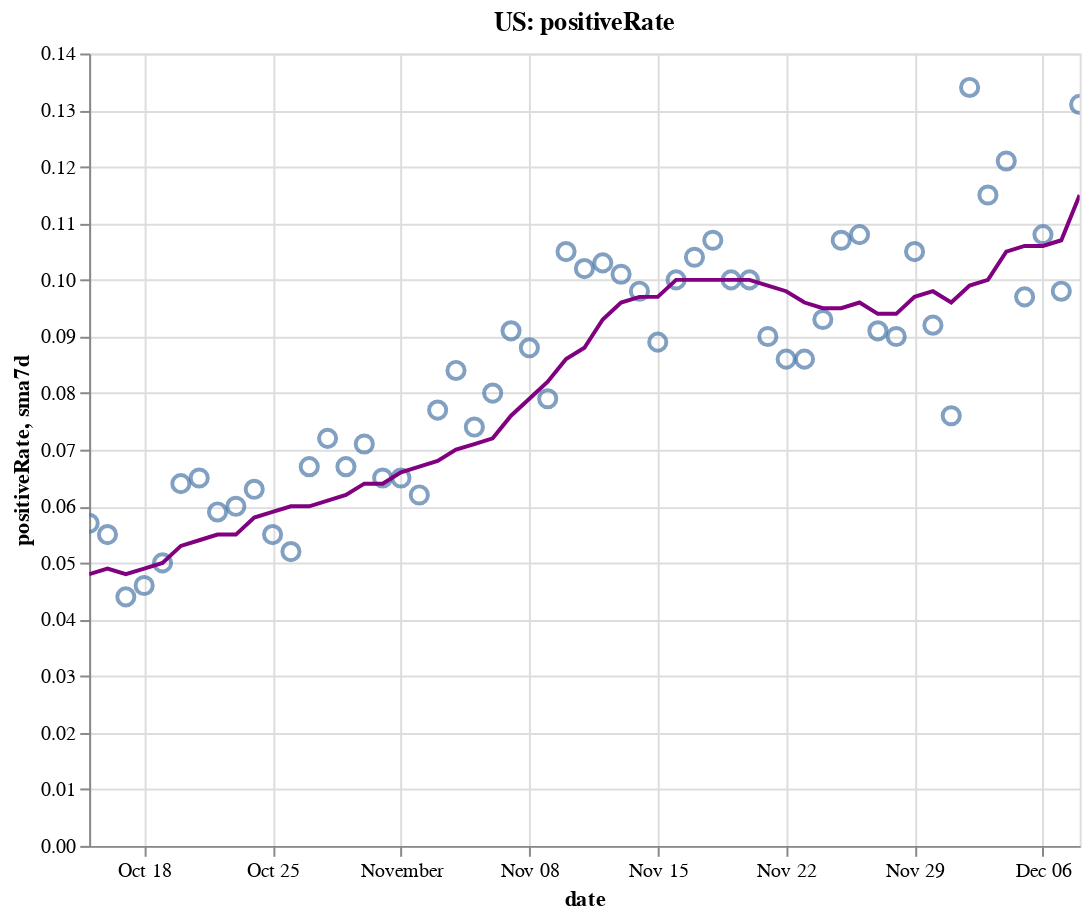

Write notebook code for a chart like this one.
### Code cell
create_plot(us, 'positiveRate')

### Figure 1 — Vega-Lite specification as saved in the notebook (floating-point values rounded to 4 significant figures)
{"config": {"view": {"continuousWidth": 400, "continuousHeight": 300}}, "layer": [{"layer": [{"mark": {"type": "point", "size": 75}, "encoding": {"tooltip": [{"type": "temporal", "field": "date"}, {"type": "quantitative", "field": "positiveRate"}, {"type": "quantitative", "field": "sma7d"}], "x": {"type": "temporal", "field": "date"}, "y": {"type": "quantitative", "field": "positiveRate"}}, "selection": {"selector004": {"type": "interval", "bind": "scales", "encodings": ["x", "y"]}}}, {"mark": {"type": "line", "color": "purple"}, "encoding": {"x": {"type": "temporal", "field": "date"}, "y": {"type": "quantitative", "field": "sma7d"}}}]}, {"mark": {"type": "rule", "color": "#aaa"}, "encoding": {"x": {"type": "temporal", "field": "date"}}, "transform": [{"filter": {"selection": "selector003"}}]}, {"mark": "circle", "encoding": {"opacity": {"condition": {"value": 1, "selection": "selector003"}, "value": 0}, "tooltip": [{"type": "temporal", "field": "date"}, {"type": "quantitative", "field": "positiveRate"}, {"type": "quantitative", "field": "sma7d"}], "x": {"type": "temporal", "field": "date"}, "y": {"type": "quantitative", "field": "positiveRate"}}, "selection": {"selector003": {"type": "single", "encodings": ["x"], "on": "mouseover", "nearest": true, "empty": "none"}}}, {"mark": {"type": "text", "align": "left", "dx": 5, "dy": -5, "stroke": "white", "strokeWidth": 2}, "encoding": {"text": {"type": "quantitative", "field": "positiveRate"}, "tooltip": [{"type": "temporal", "field": "date"}, {"type": "quantitative", "field": "positiveRate"}, {"type": "quantitative", "field": "sma7d"}], "x": {"type": "temporal", "field": "date"}, "y": {"type": "quantitative", "field": "positiveRate"}}, "transform": [{"filter": {"selection": "selector003"}}]}, {"mark": {"type": "text", "align": "left", "dx": 5, "dy": -5}, "encoding": {"text": {"type": "quantitative", "field": "positiveRate"}, "tooltip": [{"type": "temporal", "field": "date"}, {"type": "quantitative", "field": "positiveRate"}, {"type": "quantitative", "field": "sma7d"}], "x": {"type": "temporal", "field": "date"}, "y": {"type": "quantitative", "field": "positiveRate"}}, "transform": [{"filter": {"selection": "selector003"}}]}], "data": {"name": "data-df58ec4c2ef075270545af5c7b05c6c2"}, "height": 400, "title": "US: positiveRate", "width": 500, "$schema": "https://vega.github.io/schema/vega-lite/v4.8.1.json", "datasets": {"data-df58ec4c2ef075270545af5c7b05c6c2": [{"date": "2020-10-15T00:00:00", "totalTestResultsIncrease": 1109000.0, "positiveIncrease": 63390.0, "death": 209400.0, "deathIncrease": 930.0, "positiveRate": 0.057, "state": "US", "sma7d": 0.048}, {"date": "2020-10-16T00:00:00", "totalTestResultsIncrease": 1231000.0, "positiveIncrease": 68250.0, "death": 210300.0, "deathIncrease": 897.0, "positiveRate": 0.055, "state": "US", "sma7d": 0.049}, {"date": "2020-10-17T00:00:00", "totalTestResultsIncrease": 1299000.0, "positiveIncrease": 57330.0, "death": 211100.0, "deathIncrease": 773.0, "positiveRate": 0.044, "state": "US", "sma7d": 0.048}, {"date": "2020-10-18T00:00:00", "totalTestResultsIncrease": 1052000.0, "positiveIncrease": 48280.0, "death": 211500.0, "deathIncrease": 402.0, "positiveRate": 0.046, "state": "US", "sma7d": 0.049}, {"date": "2020-10-19T00:00:00", "totalTestResultsIncrease": 1135000.0, "positiveIncrease": 57110.0, "death": 212000.0, "deathIncrease": 456.0, "positiveRate": 0.05, "state": "US", "sma7d": 0.05}, {"date": "2020-10-20T00:00:00", "totalTestResultsIncrease": 952700.0, "positiveIncrease": 60550.0, "death": 212800.0, "deathIncrease": 837.0, "positiveRate": 0.064, "state": "US", "sma7d": 0.053}, {"date": "2020-10-21T00:00:00", "totalTestResultsIncrease": 941800.0, "positiveIncrease": 60960.0, "death": 213800.0, "deathIncrease": 1019.0, "positiveRate": 0.065, "state": "US", "sma7d": 0.054}, {"date": "2020-10-22T00:00:00", "totalTestResultsIncrease": 1230000.0, "positiveIncrease": 72840.0, "death": 214900.0, "deathIncrease": 1126.0, "positiveRate": 0.059, "state": "US", "sma7d": 0.055}, {"date": "2020-10-23T00:00:00", "totalTestResultsIncrease": 1383000.0, "positiveIncrease": 82330.0, "death": 215900.0, "deathIncrease": 934.0, "positiveRate": 0.06, "state": "US", "sma7d": 0.055}, {"date": "2020-10-24T00:00:00", "totalTestResultsIncrease": 1323000.0, "positiveIncrease": 83290.0, "death": 216800.0, "deathIncrease": 890.0, "positiveRate": 0.063, "state": "US", "sma7d": 0.058}, {"date": "2020-10-25T00:00:00", "totalTestResultsIncrease": 1188000.0, "positiveIncrease": 64890.0, "death": 217100.0, "deathIncrease": 382.0, "positiveRate": 0.055, "state": "US", "sma7d": 0.059}, {"date": "2020-10-26T00:00:00", "totalTestResultsIncrease": 1211000.0, "positiveIncrease": 62520.0, "death": 217500.0, "deathIncrease": 402.0, "positiveRate": 0.052, "state": "US", "sma7d": 0.06}, {"date": "2020-10-27T00:00:00", "totalTestResultsIncrease": 1071000.0, "positiveIncrease": 72080.0, "death": 218500.0, "deathIncrease": 919.0, "positiveRate": 0.067, "state": "US", "sma7d": 0.06}, {"date": "2020-10-28T00:00:00", "totalTestResultsIncrease": 1096000.0, "positiveIncrease": 78750.0, "death": 219500.0, "deathIncrease": 1044.0, "positiveRate": 0.072, "state": "US", "sma7d": 0.061}, {"date": "2020-10-29T00:00:00", "totalTestResultsIncrease": 1333000.0, "positiveIncrease": 88720.0, "death": 220500.0, "deathIncrease": 1037.0, "positiveRate": 0.067, "state": "US", "sma7d": 0.062}, {"date": "2020-10-30T00:00:00", "totalTestResultsIncrease": 1364000.0, "positiveIncrease": 97240.0, "death": 221500.0, "deathIncrease": 947.0, "positiveRate": 0.071, "state": "US", "sma7d": 0.064}, {"date": "2020-10-31T00:00:00", "totalTestResultsIncrease": 1390000.0, "positiveIncrease": 90580.0, "death": 222500.0, "deathIncrease": 963.0, "positiveRate": 0.065, "state": "US", "sma7d": 0.064}, {"date": "2020-11-01T00:00:00", "totalTestResultsIncrease": 1128000.0, "positiveIncrease": 73850.0, "death": 222900.0, "deathIncrease": 395.0, "positiveRate": 0.065, "state": "US", "sma7d": 0.066}, {"date": "2020-11-02T00:00:00", "totalTestResultsIncrease": 1327000.0, "positiveIncrease": 82050.0, "death": 223300.0, "deathIncrease": 491.0, "positiveRate": 0.062, "state": "US", "sma7d": 0.067}, {"date": "2020-11-03T00:00:00", "totalTestResultsIncrease": 1129000.0, "positiveIncrease": 86670.0, "death": 224900.0, "deathIncrease": 1514.0, "positiveRate": 0.077, "state": "US", "sma7d": 0.068}, {"date": "2020-11-04T00:00:00", "totalTestResultsIncrease": 1223000.0, "positiveIncrease": 103300.0, "death": 226000.0, "deathIncrease": 1117.0, "positiveRate": 0.084, "state": "US", "sma7d": 0.07}, {"date": "2020-11-05T00:00:00", "totalTestResultsIncrease": 1567000.0, "positiveIncrease": 116400.0, "death": 227100.0, "deathIncrease": 1146.0, "positiveRate": 0.074, "state": "US", "sma7d": 0.071}, {"date": "2020-11-06T00:00:00", "totalTestResultsIncrease": 1564000.0, "positiveIncrease": 125800.0, "death": 228300.0, "deathIncrease": 1173.0, "positiveRate": 0.08, "state": "US", "sma7d": 0.072}, {"date": "2020-11-07T00:00:00", "totalTestResultsIncrease": 1413000.0, "positiveIncrease": 129200.0, "death": 229400.0, "deathIncrease": 1119.0, "positiveRate": 0.091, "state": "US", "sma7d": 0.076}, {"date": "2020-11-08T00:00:00", "totalTestResultsIncrease": 1252000.0, "positiveIncrease": 110300.0, "death": 229900.0, "deathIncrease": 496.0, "positiveRate": 0.088, "state": "US", "sma7d": 0.079}, {"date": "2020-11-09T00:00:00", "totalTestResultsIncrease": 1516000.0, "positiveIncrease": 119400.0, "death": 230500.0, "deathIncrease": 577.0, "positiveRate": 0.079, "state": "US", "sma7d": 0.082}, {"date": "2020-11-10T00:00:00", "totalTestResultsIncrease": 1252000.0, "positiveIncrease": 131200.0, "death": 231800.0, "deathIncrease": 1360.0, "positiveRate": 0.105, "state": "US", "sma7d": 0.086}, {"date": "2020-11-11T00:00:00", "totalTestResultsIncrease": 1418000.0, "positiveIncrease": 144800.0, "death": 233400.0, "deathIncrease": 1563.0, "positiveRate": 0.102, "state": "US", "sma7d": 0.088}, {"date": "2020-11-12T00:00:00", "totalTestResultsIncrease": 1476000.0, "positiveIncrease": 152000.0, "death": 234500.0, "deathIncrease": 1119.0, "positiveRate": 0.103, "state": "US", "sma7d": 0.093}, {"date": "2020-11-13T00:00:00", "totalTestResultsIncrease": 1698000.0, "positiveIncrease": 172100.0, "death": 235800.0, "deathIncrease": 1268.0, "positiveRate": 0.101, "state": "US", "sma7d": 0.096}, {"date": "2020-11-14T00:00:00", "totalTestResultsIncrease": 1662000.0, "positiveIncrease": 163500.0, "death": 237100.0, "deathIncrease": 1331.0, "positiveRate": 0.098, "state": "US", "sma7d": 0.097}, {"date": "2020-11-15T00:00:00", "totalTestResultsIncrease": 1615000.0, "positiveIncrease": 144400.0, "death": 237800.0, "deathIncrease": 687.0, "positiveRate": 0.089, "state": "US", "sma7d": 0.097}, {"date": "2020-11-16T00:00:00", "totalTestResultsIncrease": 1487000.0, "positiveIncrease": 148900.0, "death": 238400.0, "deathIncrease": 619.0, "positiveRate": 0.1, "state": "US", "sma7d": 0.1}, {"date": "2020-11-17T00:00:00", "totalTestResultsIncrease": 1512000.0, "positiveIncrease": 156700.0, "death": 240000.0, "deathIncrease": 1555.0, "positiveRate": 0.104, "state": "US", "sma7d": 0.1}, {"date": "2020-11-18T00:00:00", "totalTestResultsIncrease": 1539000.0, "positiveIncrease": 164000.0, "death": 241900.0, "deathIncrease": 1864.0, "positiveRate": 0.107, "state": "US", "sma7d": 0.1}, {"date": "2020-11-19T00:00:00", "totalTestResultsIncrease": 1821000.0, "positiveIncrease": 182800.0, "death": 243800.0, "deathIncrease": 1967.0, "positiveRate": 0.1, "state": "US", "sma7d": 0.1}, {"date": "2020-11-20T00:00:00", "totalTestResultsIncrease": 1919000.0, "positiveIncrease": 192800.0, "death": 245700.0, "deathIncrease": 1884.0, "positiveRate": 0.1, "state": "US", "sma7d": 0.1}, {"date": "2020-11-21T00:00:00", "totalTestResultsIncrease": 2004000.0, "positiveIncrease": 179700.0, "death": 247200.0, "deathIncrease": 1512.0, "positiveRate": 0.09, "state": "US", "sma7d": 0.099}, {"date": "2020-11-22T00:00:00", "totalTestResultsIncrease": 1744000.0, "positiveIncrease": 150800.0, "death": 248100.0, "deathIncrease": 898.0, "positiveRate": 0.086, "state": "US", "sma7d": 0.098}, {"date": "2020-11-23T00:00:00", "totalTestResultsIncrease": 1759000.0, "positiveIncrease": 151000.0, "death": 249100.0, "deathIncrease": 955.0, "positiveRate": 0.086, "state": "US", "sma7d": 0.096}, {"date": "2020-11-24T00:00:00", "totalTestResultsIncrease": 1790000.0, "positiveIncrease": 167000.0, "death": 251100.0, "deathIncrease": 2066.0, "positiveRate": 0.093, "state": "US", "sma7d": 0.095}, {"date": "2020-11-25T00:00:00", "totalTestResultsIncrease": 1721000.0, "positiveIncrease": 183600.0, "death": 253400.0, "deathIncrease": 2289.0, "positiveRate": 0.107, "state": "US", "sma7d": 0.095}, {"date": "2020-11-26T00:00:00", "totalTestResultsIncrease": 1170000.0, "positiveIncrease": 126300.0, "death": 254800.0, "deathIncrease": 1336.0, "positiveRate": 0.108, "state": "US", "sma7d": 0.096}, {"date": "2020-11-27T00:00:00", "totalTestResultsIncrease": 2126000.0, "positiveIncrease": 193700.0, "death": 256100.0, "deathIncrease": 1372.0, "positiveRate": 0.091, "state": "US", "sma7d": 0.094}, {"date": "2020-11-28T00:00:00", "totalTestResultsIncrease": 1710000.0, "positiveIncrease": 154500.0, "death": 257400.0, "deathIncrease": 1245.0, "positiveRate": 0.09, "state": "US", "sma7d": 0.094}, {"date": "2020-11-29T00:00:00", "totalTestResultsIncrease": 1290000.0, "positiveIncrease": 135200.0, "death": 258200.0, "deathIncrease": 803.0, "positiveRate": 0.105, "state": "US", "sma7d": 0.097}, {"date": "2020-11-30T00:00:00", "totalTestResultsIncrease": 1603000.0, "positiveIncrease": 147600.0, "death": 259300.0, "deathIncrease": 1136.0, "positiveRate": 0.092, "state": "US", "sma7d": 0.098}, {"date": "2020-12-01T00:00:00", "totalTestResultsIncrease": 2341000.0, "positiveIncrease": 176800.0, "death": 261800.0, "deathIncrease": 2473.0, "positiveRate": 0.076, "state": "US", "sma7d": 0.096}, {"date": "2020-12-02T00:00:00", "totalTestResultsIncrease": 1459000.0, "positiveIncrease": 195800.0, "death": 264500.0, "deathIncrease": 2733.0, "positiveRate": 0.134, "state": "US", "sma7d": 0.099}, {"date": "2020-12-03T00:00:00", "totalTestResultsIncrease": 1828000.0, "positiveIncrease": 210200.0, "death": 267200.0, "deathIncrease": 2706.0, "positiveRate": 0.115, "state": "US", "sma7d": 0.1}, {"date": "2020-12-04T00:00:00", "totalTestResultsIncrease": 1855000.0, "positiveIncrease": 224800.0, "death": 269800.0, "deathIncrease": 2563.0, "positiveRate": 0.121, "state": "US", "sma7d": 0.105}, {"date": "2020-12-05T00:00:00", "totalTestResultsIncrease": 2191000.0, "positiveIncrease": 212900.0, "death": 272300.0, "deathIncrease": 2461.0, "positiveRate": 0.097, "state": "US", "sma7d": 0.106}, {"date": "2020-12-06T00:00:00", "totalTestResultsIncrease": 1648000.0, "positiveIncrease": 177800.0, "death": 273400.0, "deathIncrease": 1146.0, "positiveRate": 0.108, "state": "US", "sma7d": 0.106}, {"date": "2020-12-07T00:00:00", "totalTestResultsIncrease": 1835000.0, "positiveIncrease": 180200.0, "death": 274700.0, "deathIncrease": 1347.0, "positiveRate": 0.098, "state": "US", "sma7d": 0.107}, {"date": "2020-12-08T00:00:00", "totalTestResultsIncrease": 1632000.0, "positiveIncrease": 212900.0, "death": 277200.0, "deathIncrease": 2622.0, "positiveRate": 0.131, "state": "US", "sma7d": 0.115}]}}
